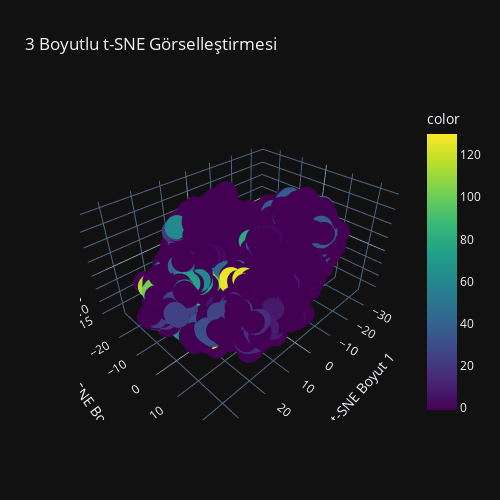

Notebook code for this chart:
### Code cell
# DataFrame
df_tsne = pd.DataFrame({
    'tsne1': X_tsne[:, 0],
    'tsne2': X_tsne[:, 1],
    'tsne3': X_tsne[:, 2],
    'label': y_train
})

# Etkileşimli 3B scatter plot
fig = px.scatter_3d(df_tsne, x='tsne1', y='tsne2', z='tsne3',
                    color=h_clusters,
                    title='3 Boyutlu t-SNE Görselleştirmesi',
                    labels={'tsne1': 't-SNE Boyut 1',
                            'tsne2': 't-SNE Boyut 2',
                            'tsne3': 't-SNE Boyut 3'},
                    color_continuous_scale='viridis')

fig.update_layout(
    width=500,  # piksel cinsinden genişlik
    height=500, # piksel cinsinden yükseklik
    autosize=False  # otomatik boyutlandırmayı kapat
)


fig.show()

### Figure 1 — Plotly figure (JSON) as saved in the notebook; plotly's stock layout.template omitted (floating-point values rounded to 4 significant figures; data arrays with more than 128 entries replaced by an {"elided": "..."} marker saying what was removed)
{"data": [{"hovertemplate": "t-SNE Boyut 1=%{x}<br>t-SNE Boyut 2=%{y}<br>t-SNE Boyut 3=%{z}<br>color=%{marker.color}<extra></extra>", "legendgroup": "", "marker": {"color": {"elided": "6348 int values"}, "coloraxis": "coloraxis", "symbol": "circle"}, "mode": "markers", "name": "", "scene": "scene", "showlegend": false, "x": {"elided": "6348 float values"}, "y": {"elided": "6348 float values"}, "z": {"elided": "6348 float values"}, "type": "scatter3d"}], "layout": {"scene": {"domain": {"x": [0.0, 1.0], "y": [0.0, 1.0]}, "xaxis": {"title": {"text": "t-SNE Boyut 1"}}, "yaxis": {"title": {"text": "t-SNE Boyut 2"}}, "zaxis": {"title": {"text": "t-SNE Boyut 3"}}}, "coloraxis": {"colorbar": {"title": {"text": "color"}}, "colorscale": [[0.0, "#440154"], [0.1111, "#482878"], [0.2222, "#3e4989"], [0.3333, "#31688e"], [0.4444, "#26828e"], [0.5556, "#1f9e89"], [0.6667, "#35b779"], [0.7778, "#6ece58"], [0.8889, "#b5de2b"], [1.0, "#fde725"]]}, "legend": {"tracegroupgap": 0}, "title": {"text": "3 Boyutlu t-SNE Görselleştirmesi"}, "width": 500, "height": 500, "autosize": false}}
